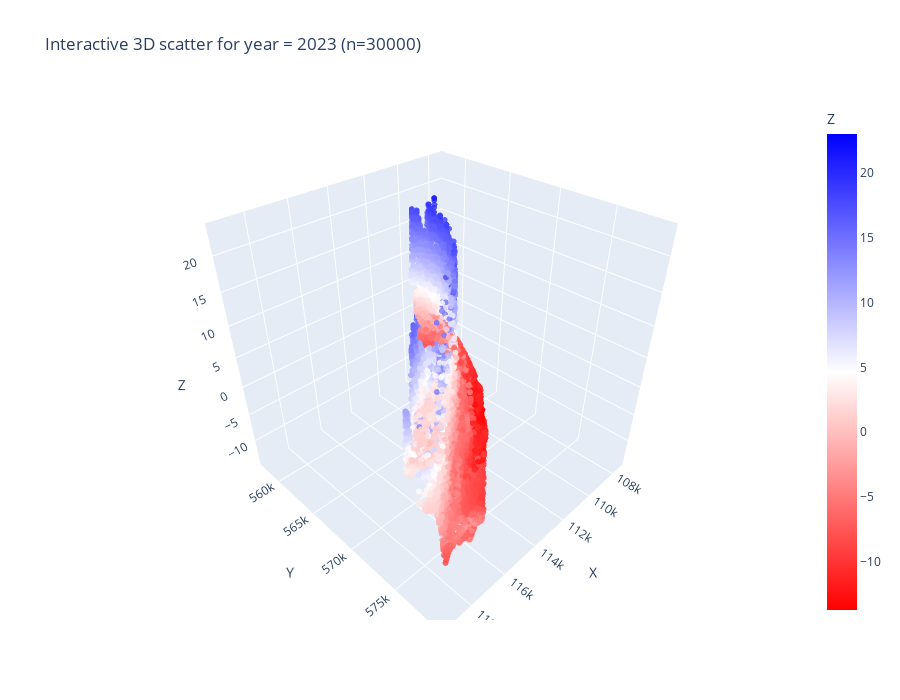

Source (notebook cell):
### Code cell
# Interactive 3D plot using Plotly
import plotly.express as px

selected_year = 2023
sel_year = df_xyz[df_xyz['year'] == selected_year].copy()

# use existing sel_year and max_points
if sel_year.empty:
    print(f"No rows for year = {selected_year}")
else:
    df_plot = sel_year.copy()
    # ensure numeric and drop bad rows
    df_plot[['X', 'Y', 'Z']] = df_plot[['X', 'Y', 'Z']].apply(pd.to_numeric, errors='coerce')
    df_plot = df_plot.dropna(subset=['X', 'Y', 'Z'])

    max_points = 30000  # limit for interactive plot

    # downsample if too large
    if len(df_plot) > max_points:
        df_plot = df_plot.sample(max_points, random_state=1)

    fig = px.scatter_3d(
        df_plot,
        x='X', y='Y', z='Z',
        color='Z',
        color_continuous_scale=[(0, 'red'), (0.5, 'white'), (1, 'blue')],
        color_continuous_midpoint=0,
        hover_data=['T', 'loc'],
        title=f'Interactive 3D scatter for year = {selected_year} (n={len(df_plot)})'
    )

    # ensure colorbar uses the data range (keeps midpoint at 0)
    fig.update_coloraxes(cmin=df_plot['Z'].min(), cmax=df_plot['Z'].max())
    fig.update_traces(marker=dict(size=2, opacity=0.8))
    fig.update_layout(scene=dict(xaxis_title='X', yaxis_title='Y', zaxis_title='Z'),
                      width=900, height=700)
    fig.show()

### Figure 1 — Plotly figure (JSON) as saved in the notebook; plotly's stock layout.template omitted (floating-point values rounded to 4 significant figures; data arrays with more than 128 entries replaced by an {"elided": "..."} marker saying what was removed)
{"data": [{"customdata": {"elided": "30000x2 mixed values"}, "hovertemplate": "X=%{x}<br>Y=%{y}<br>Z=%{marker.color}<br>T=%{customdata[0]}<br>loc=%{customdata[1]}<extra></extra>", "legendgroup": "", "marker": {"color": {"elided": "30000 float values"}, "coloraxis": "coloraxis", "opacity": 0.8, "size": 2, "symbol": "circle"}, "mode": "markers", "name": "", "scene": "scene", "showlegend": false, "type": "scatter3d", "x": {"elided": "30000 float values"}, "y": {"elided": "30000 float values"}, "z": {"elided": "30000 float values"}}], "layout": {"coloraxis": {"cmax": 23.03, "cmid": 0, "cmin": -13.73, "colorbar": {"title": {"text": "Z"}}, "colorscale": [[0, "red"], [0.5, "white"], [1, "blue"]]}, "height": 700, "legend": {"tracegroupgap": 0}, "scene": {"domain": {"x": [0, 1], "y": [0, 1]}, "xaxis": {"title": {"text": "X"}}, "yaxis": {"title": {"text": "Y"}}, "zaxis": {"title": {"text": "Z"}}}, "title": {"text": "Interactive 3D scatter for year = 2023 (n=30000)"}, "width": 900}}
